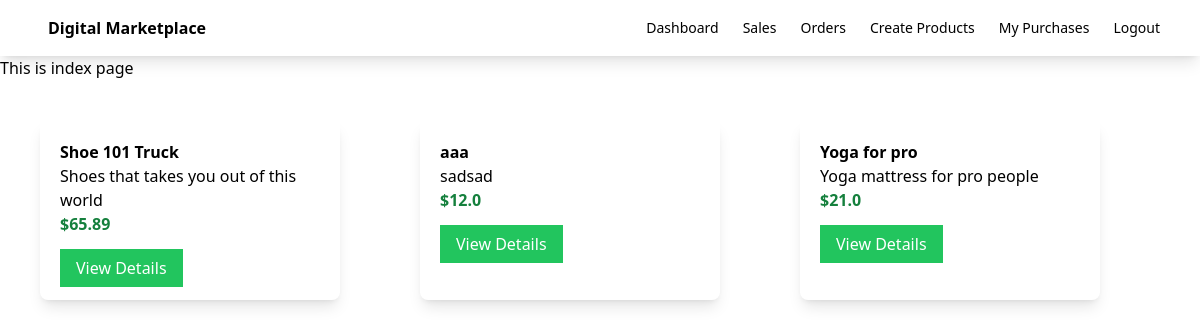
The page / on the database its author committed.
### myapp/models.py (models this page shows, shortened)
class Product(models.Model):
    seller = models.ForeignKey(User, on_delete=models.CASCADE)
    name = models.CharField(max_length=100)
    description = models.CharField(max_length=100)
    price = models.FloatField()
    file = models.FileField(upload_to='uploads')
    total_sales_amount = models.IntegerField(default=0)
    total_sales = models.IntegerField(default=0)

### myapp/views.py (the view)
# urls.py: path('', views.index,name='index'),
def index(request):
    products = Product.objects.all()
    return render(request,'myapp/index.html',{'products':products})

### myapp/templates/myapp/index.html (shortened to what this page needs)
{% extends "myapp/base.html" %}
{% block body %}
    This is index page
    <div class="product-container flex">
        {% for product in products %}
        <div class="product shadow-lg w-1/4 rounded-lg m-10">
            <div class="p-5 ">
                <div class="font-bold">
                    {{ product.name }}
                </div>
                <div>
                    {{ product.description }}
                </div>
                <div class="text-green-700 font-bold">
                    ${{ product.price }}
                </div>
                <div class="mt-5">
                    <a href="{% url 'detail' product.id %}" class="bg-green-500 text-white px-4 py-2">View Details</a>
                </div>
            </div>
        </div>
    {% endfor %}
    </div>
{% endblock %}

### myapp/templates/myapp/base.html (shortened to what this page needs)
<!DOCTYPE html>
<html lang="en">
<head>
    <script src="https://cdn.tailwindcss.com"></script>
</head>
<body>
    <nav class="shadow-lg">
        <div class="flex flex-wrap justify-between ml-5 items-center mx-auto px-4 py-2.5">
            <a href="" class="flex items-center">
                <span class="self-center text-xml font-semibold">Digital Marketplace</span>
            </a>
            <div class="flex items-center">
                <a href="{% url 'dashboard' %}" class="mr-6 text-sm font-medium text-grey-500">Dashboard</a>
                <a href="{% url 'sales' %}" class="mr-6 text-sm font-medium text-grey-500">Sales</a>
                <a href="{% url 'createproduct' %}" class="mr-6 text-sm font-medium text-grey-500">Orders</a>
                <a href="{% url 'createproduct' %}" class="mr-6 text-sm font-medium text-grey-500">Create Products</a>
                <a href="{% url 'purchases' %}" class="mr-6 text-sm font-medium text-grey-500">My Purchases</a>
                <form class="mr-6 text-sm font-medium text-grey-500" method="post" action="{% url 'logout' %}">
                    <button type="submit">Logout</button>
                </form>
            </div>
        </div>
    </nav>
    {% block body %}
    {% endblock %}
</body>
</html>

### rows shown on the page
Product: name "Shoe 101 Truck", description "Shoes that takes you out of this world", price "65.89"
Product: name "aaa", description "sadsad", price "12.0"
Product: name "Yoga for pro", description "Yoga mattress for pro people", price "21.0"
